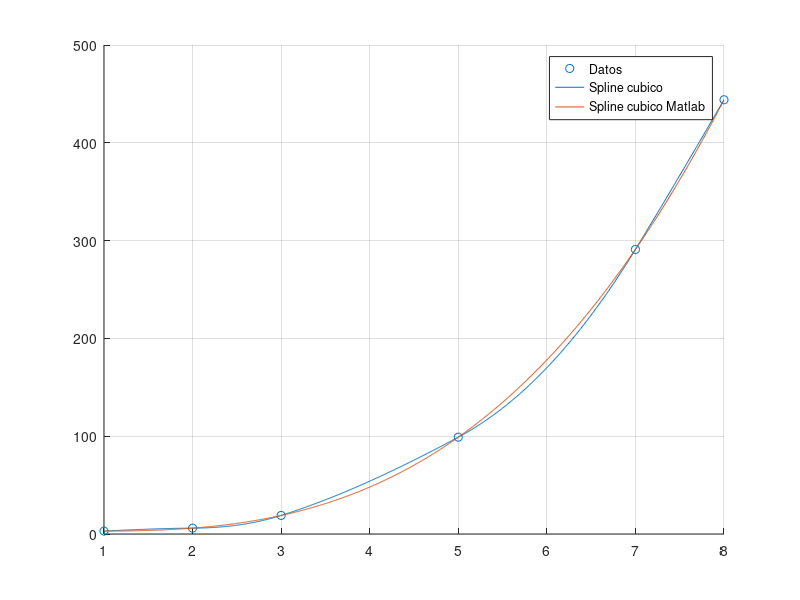

This chart was generated by the following MATLAB code:
% Ej 7
% German Heim
close all
clear all
format long
clc

A=[1 1 1 1 0 0 0 0 0 0 0 0 0 0 0 0 0 0 0 0; ...
    2^3 2^2 2 1 0 0 0 0 0 0 0 0 0 0 0 0 0 0 0 0; ...
    0 0 0 0 2^3 2^2 2 1 0 0 0 0 0 0 0 0 0 0 0 0; ...
    0 0 0 0 3^3 3^2 3 1 0 0 0 0 0 0 0 0 0 0 0 0; ...
    0 0 0 0 0 0 0 0 3^3 3^2 3 1 0 0 0 0 0 0 0 0; ...
    0 0 0 0 0 0 0 0 5^3 5^2 5 1 0 0 0 0 0 0 0 0; ...
    0 0 0 0 0 0 0 0 0 0 0 0 5^3 5^2 5 1 0 0 0 0; ...
    0 0 0 0 0 0 0 0 0 0 0 0 7^3 7^2 7 1 0 0 0 0; ...
    0 0 0 0 0 0 0 0 0 0 0 0 0 0 0 0 7^3 7^2 7 1; ...
    0 0 0 0 0 0 0 0 0 0 0 0 0 0 0 0 8^3 8^2 8 1;...
    3*2^2 2*2 1 0 -3*2^2 -2*2 -1 0 0 0 0 0 0 0 0 0 0 0 0 0;...
    0 0 0 0 3*3^2 2*3 1 0 -3*3^2 -2*3 -1 0 0 0 0 0 0 0 0 0;...
    0 0 0 0 0 0 0 0 3*5^2 2*5 1 0 -3*5^2 -2*5 -1 0 0 0 0 0;...
    0 0 0 0 0 0 0 0 0 0 0 0 3*7^2 2*7 1 0 -3*7^2 -2*7 -1 0;...
    6 2 0 0 -6 -2 0 0 0 0 0 0 0 0 0 0 0 0 0 0;...
    0 0 0 0 6*2 2 0 0 -6*2 -2 0 0 0 0 0 0 0 0 0 0;...
    0 0 0 0 0 0 0 0 6*3 2 0 0 -6*3 2 0 0 0 0 0 0;...
    0 0 0 0 0 0 0 0 0 0 0 0 6*5 2 0 0 -6*5 -2 0 0;...
    6 2 0 0 0 0 0 0 0 0 0 0 0 0 0 0 0 0 0 0;...
    0 0 0 0 0 0 0 0 0 0 0 0 0 0 0 0 6*8 2 0 0];

B=transpose([3 6 6 19 19 99 99 291 291 444 0 0 0 0 0 0 0 0 0 0]);

coef=linsolve(A, B);

valores_x=[1 2 3 5 7 8];
valores_y=[3 6 19 99 291 444];

hold on
grid on
scatter(valores_x, valores_y)

x=linspace(1, 8, 1000);
for i=1:length(x)
    if x(i)<2 && x(i)>1
        val_y(i)=coef(1)*x(i)^3 + coef(2)*x(i)^2 + coef(3)*x(i) + coef(4);
    elseif x(i)<=3 && x(i)>2
        val_y(i)=coef(5)*x(i)^3 + coef(6)*x(i)^2 + coef(7)*x(i) + coef(8);
    elseif x(i)<=5 && x(i)>3
        val_y(i)=coef(9)*x(i)^3 + coef(10)*x(i)^2 + coef(11)*x(i) + coef(12);
    elseif x(i)<=7 && x(i)>5
        val_y(i)=coef(13)*x(i)^3 + coef(14)*x(i)^2 + coef(15)*x(i) + coef(16);
    elseif x(i)<=8 && x(i)>7
        val_y(i)=coef(17)*x(i)^3 + coef(18)*x(i)^2 + coef(19)*x(i) + coef(20);
    end
end

plot(x, val_y)
spline_matlab = interp1(valores_x, valores_y,x, 'spline');
plot(x, spline_matlab)
legend('Datos', 'Spline cubico','Spline cubico Matlab')

disp(['Prediccion para x=4, y=', num2str(coef(9)*4^3 + coef(10)*4^2 + coef(11)*4 + coef(12))])
disp(['Prediccion para x=2.5, y=', num2str(coef(5)*2.5^3 + coef(6)*2.5^2 + coef(7)*2.5 + coef(8))])